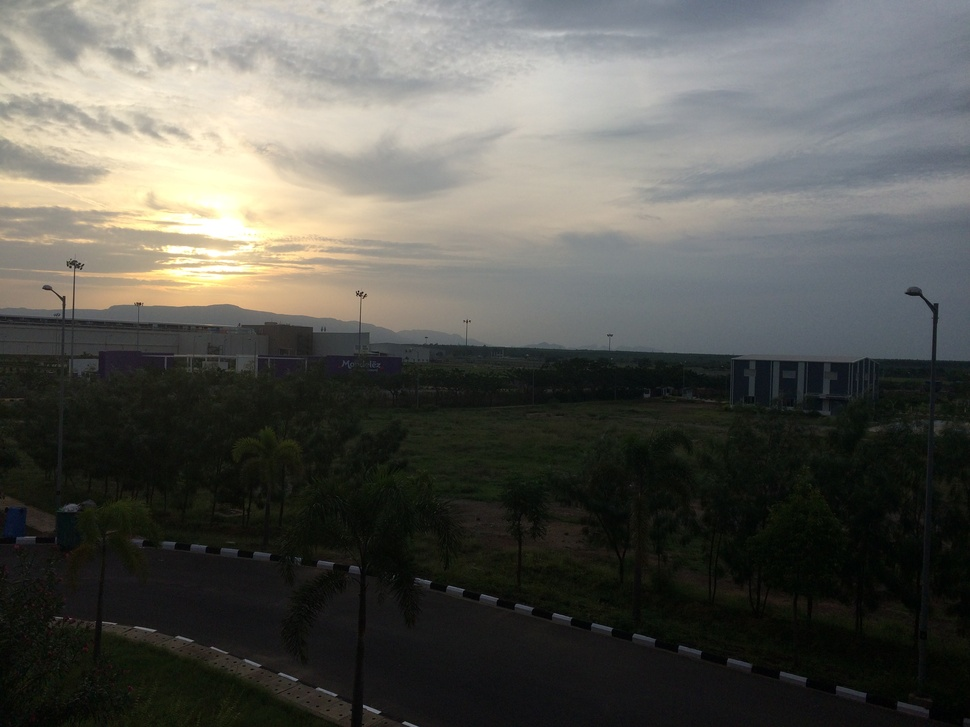
#> input picture Assignment1/2.JPG, 970 x 727 px, shrunk from 3264 x 2448 before the run
$ python q3.py   (older library calls are emulated)
#> lines starting #> are read from the running program, lines starting #| are printed output that depends on the picture
import cv2
import scipy.misc
import numpy as np
import matplotlib.pyplot as plt
from scipy import signal
image = cv2.imread('2.JPG',0)
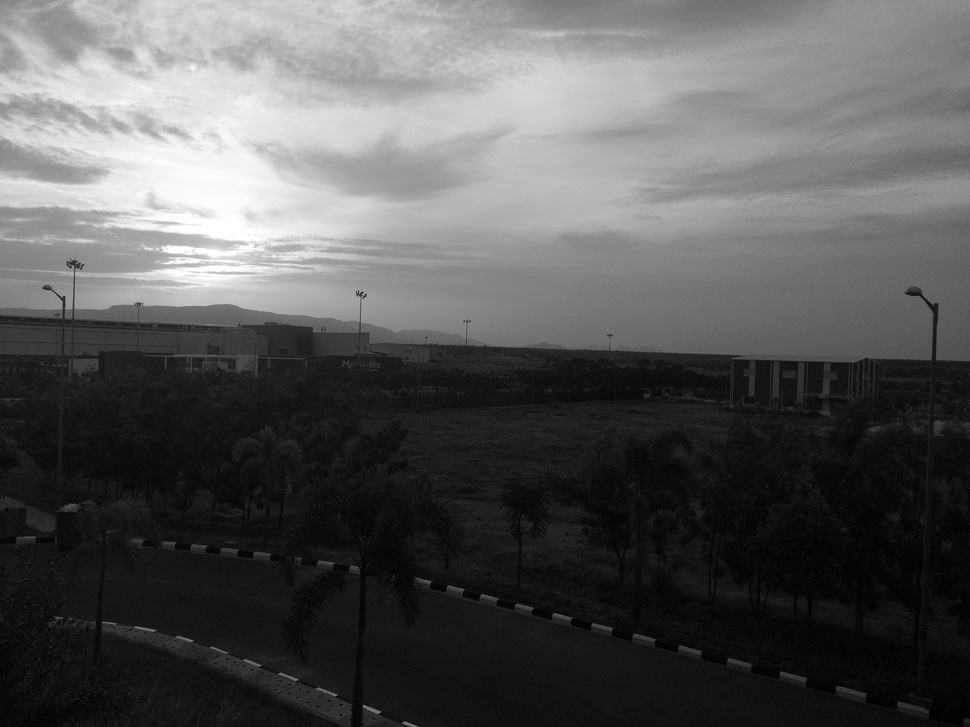
#> image: shape (727, 970); min 0, max 255, mean 87.3
plt.imshow(image,cmap="gray")
plt.axis('off')
plt.title("Original")
filter_w = np.array([1,2,1,2,4,2,1,2,1]).reshape(3,3)
weigh = signal.correlate2d(image,filter_w,mode='same')
fig = plt.figure()
plt.imshow(weigh,cmap="gray")
plt.axis('off')
plt.title("weighted")
plt.savefig("weighted_q3.jpg",bbox_inches='tight')
plt.show()
res = np.zeros(image.shape)
for i in range(image.shape[0]):
    for j in range(image.shape[1]):
        if(not(i==0 or i==image.shape[0]-1 or j==0 or j==image.shape[1]-1)):
            res[i,j]=np.median([image[i-1,j-1],image[i-1,j],image[i-1,j+1],image[i,j-1],image[i,j],image[i,j+1],image[i+1,j-1],image[i+1,j],image[i+1,j+1],])
        else:
            if(i==0 and j==0):
                res[i,j] = np.median([image[i,j],image[i,j+1],image[i+1,j],image[i+1,j+1]])
            elif(i==image.shape[0]-1 and j==0):
                res[i,j] = np.median([image[i,j],image[i-1,j],image[i-1,j+1],image[i,j+1]])
            elif(i==image.shape[0]-1 and j==image.shape[1]-1):
                res[i,j] = np.median([image[i,j],image[i-1,j],image[i-1,j-1],image[i,j-1]])
            elif(i==0 and j==image.shape[1]-1):
                res[i,j] = np.median([image[i,j],image[i+1,j],image[i+1,j-1],image[i,j-1]])
            elif(i==0):
                res[i,j] = np.median([image[i,j-1],image[i,j],image[i,j+1],image[i+1,j],image[i+1,j-1],image[i+1,j+1]])
            elif(i==image.shape[0]-1):
                res[i,j] = np.median([image[i,j-1],image[i,j],image[i,j+1],image[i-1,j],image[i-1,j-1],image[i-1,j+1]])
            elif(j==0):
                res[i,j] = np.median([image[i-1,j],image[i,j],image[i+1,j],image[i,j+1],image[i-1,j+1],image[i+1,j+1]])
            elif(j==image.shape[1]-1):
                res[i,j] = np.median([image[i-1,j],image[i,j],image[i+1,j],image[i,j-1],image[i-1,j-1],image[i+1,j-1]])
fig = plt.figure()
plt.imshow(res,cmap="gray")
plt.axis('off')
plt.title("median")
plt.savefig("median_q3.jpg",bbox_inches='tight')
plt.show()
